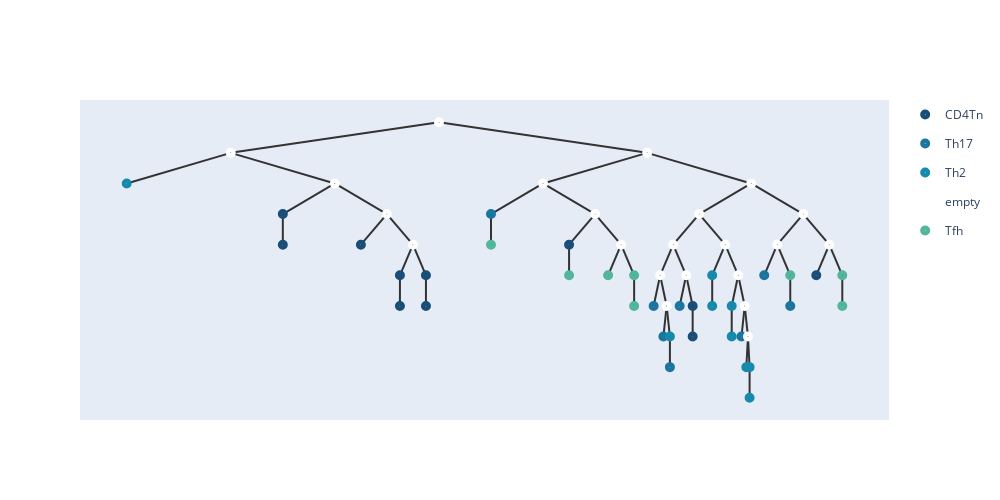

Notebook code for this chart:
### Code cell
temp,root = merge_points(similarities,root,nodes1,embeddings,3,2,2,n)
for i in nodes1:
    i.hyper = temp[int(i)]
    i.value =  temp[int(i)]
embeddings = temp.numpy();
add_meta(root,meta_list1,[])
show_tree(root,color=['#184e77','#1a759f','#168aad',"#34a0a4",'#52b69a','#99d98c','#76c893','#99d98c']).show_fig()
remove_meta(root);

### Figure 1 — Plotly figure (JSON) as saved in the notebook; plotly's stock layout.template omitted (floating-point values rounded to 4 significant figures)
{"data": [{"hoverinfo": "text", "hovertext": ["16_CD4Tn", "22_CD4Tn", "25_CD4Tn", "31_CD4Tn", "6_CD4Tn", "9_CD4Tn", "29_CD4Tn", "32_CD4Tn", "34_CD4Tn", "10_CD4Tn", "30_CD4Tn"], "legendgroup": "CD4Tn", "marker": {"color": "#184e77", "size": 10, "symbol": "circle-dot"}, "mode": "markers+text", "name": "CD4Tn", "type": "scatter", "x": [3.812, 3.812, 4.656, 5.078, 5.078, 5.359, 5.359, 6.906, 8.242, 8.242, 9.578], "y": [0.5, -1, -1, -2.5, -4, -2.5, -4, -1, -4, -5.5, -2.5]}, {"hoverinfo": "text", "hovertext": ["5_Th17", "11_Th17", "26_Th17", "18_Th17", "3_Th17", "13_Th17", "21_Th17", "19_Th17"], "legendgroup": "Th17", "marker": {"color": "#1a759f", "size": 10, "symbol": "circle-dot"}, "mode": "markers+text", "name": "Th17", "type": "scatter", "x": [6.062, 7.82, 7.926, 7.996, 8.102, 8.77, 9.016, 9.297], "y": [0.5, -4, -5.5, -7, -4, -5.5, -2.5, -4]}, {"hoverinfo": "text", "hovertext": ["35_Th2", "2_Th2", "4_Th2", "0_Th2", "27_Th2", "24_Th2", "33_Th2", "23_Th2", "12_Th2"], "legendgroup": "Th2", "marker": {"color": "#168aad", "size": 10, "symbol": "circle-dot"}, "mode": "markers+text", "name": "Th2", "type": "scatter", "x": [2.125, 7.996, 8.453, 8.453, 8.664, 8.664, 8.822, 8.857, 8.857], "y": [2, -5.5, -2.5, -4, -4, -5.5, -7, -7, -8.5]}, {"hoverinfo": "text", "hovertext": ["70", "66", "57", "56", "49", "69", "51", "48", "38", "68", "65", "63", "55", "53", "58", "64", "62", "60", "46", "67", "54", "59"], "legendgroup": "empty", "marker": {"color": "#fff", "size": 10, "symbol": "circle-dot"}, "mode": "markers+text", "name": "empty", "type": "scatter", "x": [5.5, 3.25, 4.375, 4.938, 5.219, 7.75, 6.625, 7.188, 7.469, 8.875, 8.312, 8.031, 7.891, 7.961, 8.172, 8.594, 8.734, 8.805, 8.84, 9.438, 9.156, 9.719], "y": [5, 3.5, 2, 0.5, -1, 3.5, 2, 0.5, -1, 2, 0.5, -1, -2.5, -4, -2.5, -1, -2.5, -4, -5.5, 0.5, -1, -1]}, {"hoverinfo": "text", "hovertext": ["1_Tfh", "28_Tfh", "20_Tfh", "14_Tfh", "7_Tfh", "15_Tfh", "8_Tfh", "17_Tfh"], "legendgroup": "Tfh", "marker": {"color": "#52b69a", "size": 10, "symbol": "circle-dot"}, "mode": "markers+text", "name": "Tfh", "type": "scatter", "x": [6.062, 6.906, 7.328, 7.609, 7.609, 9.297, 9.859, 9.859], "y": [-1, -2.5, -2.5, -2.5, -4, -2.5, -2.5, -4]}], "layout": {"height": 500, "shapes": [{"layer": "below", "line": {"color": "#333", "width": 2}, "type": "line", "x0": 5.5, "x1": 5.5, "y0": 5, "y1": 5}, {"layer": "below", "line": {"color": "#333", "width": 2}, "type": "line", "x0": 5.5, "x1": 3.25, "y0": 5, "y1": 3.5}, {"layer": "below", "line": {"color": "#333", "width": 2}, "type": "line", "x0": 3.25, "x1": 2.125, "y0": 3.5, "y1": 2}, {"layer": "below", "line": {"color": "#333", "width": 2}, "type": "line", "x0": 3.25, "x1": 4.375, "y0": 3.5, "y1": 2}, {"layer": "below", "line": {"color": "#333", "width": 2}, "type": "line", "x0": 4.375, "x1": 3.812, "y0": 2, "y1": 0.5}, {"layer": "below", "line": {"color": "#333", "width": 2}, "type": "line", "x0": 3.812, "x1": 3.812, "y0": 0.5, "y1": -1}, {"layer": "below", "line": {"color": "#333", "width": 2}, "type": "line", "x0": 4.375, "x1": 4.938, "y0": 2, "y1": 0.5}, {"layer": "below", "line": {"color": "#333", "width": 2}, "type": "line", "x0": 4.938, "x1": 4.656, "y0": 0.5, "y1": -1}, {"layer": "below", "line": {"color": "#333", "width": 2}, "type": "line", "x0": 4.938, "x1": 5.219, "y0": 0.5, "y1": -1}, {"layer": "below", "line": {"color": "#333", "width": 2}, "type": "line", "x0": 5.219, "x1": 5.078, "y0": -1, "y1": -2.5}, {"layer": "below", "line": {"color": "#333", "width": 2}, "type": "line", "x0": 5.078, "x1": 5.078, "y0": -2.5, "y1": -4}, {"layer": "below", "line": {"color": "#333", "width": 2}, "type": "line", "x0": 5.219, "x1": 5.359, "y0": -1, "y1": -2.5}, {"layer": "below", "line": {"color": "#333", "width": 2}, "type": "line", "x0": 5.359, "x1": 5.359, "y0": -2.5, "y1": -4}, {"layer": "below", "line": {"color": "#333", "width": 2}, "type": "line", "x0": 5.5, "x1": 7.75, "y0": 5, "y1": 3.5}, {"layer": "below", "line": {"color": "#333", "width": 2}, "type": "line", "x0": 7.75, "x1": 6.625, "y0": 3.5, "y1": 2}, {"layer": "below", "line": {"color": "#333", "width": 2}, "type": "line", "x0": 6.625, "x1": 6.062, "y0": 2, "y1": 0.5}, {"layer": "below", "line": {"color": "#333", "width": 2}, "type": "line", "x0": 6.062, "x1": 6.062, "y0": 0.5, "y1": -1}, {"layer": "below", "line": {"color": "#333", "width": 2}, "type": "line", "x0": 6.625, "x1": 7.188, "y0": 2, "y1": 0.5}, {"layer": "below", "line": {"color": "#333", "width": 2}, "type": "line", "x0": 7.188, "x1": 6.906, "y0": 0.5, "y1": -1}, {"layer": "below", "line": {"color": "#333", "width": 2}, "type": "line", "x0": 6.906, "x1": 6.906, "y0": -1, "y1": -2.5}, {"layer": "below", "line": {"color": "#333", "width": 2}, "type": "line", "x0": 7.188, "x1": 7.469, "y0": 0.5, "y1": -1}, {"layer": "below", "line": {"color": "#333", "width": 2}, "type": "line", "x0": 7.469, "x1": 7.328, "y0": -1, "y1": -2.5}, {"layer": "below", "line": {"color": "#333", "width": 2}, "type": "line", "x0": 7.469, "x1": 7.609, "y0": -1, "y1": -2.5}, {"layer": "below", "line": {"color": "#333", "width": 2}, "type": "line", "x0": 7.609, "x1": 7.609, "y0": -2.5, "y1": -4}, {"layer": "below", "line": {"color": "#333", "width": 2}, "type": "line", "x0": 7.75, "x1": 8.875, "y0": 3.5, "y1": 2}, {"layer": "below", "line": {"color": "#333", "width": 2}, "type": "line", "x0": 8.875, "x1": 8.312, "y0": 2, "y1": 0.5}, {"layer": "below", "line": {"color": "#333", "width": 2}, "type": "line", "x0": 8.312, "x1": 8.031, "y0": 0.5, "y1": -1}, {"layer": "below", "line": {"color": "#333", "width": 2}, "type": "line", "x0": 8.031, "x1": 7.891, "y0": -1, "y1": -2.5}, {"layer": "below", "line": {"color": "#333", "width": 2}, "type": "line", "x0": 7.891, "x1": 7.82, "y0": -2.5, "y1": -4}, {"layer": "below", "line": {"color": "#333", "width": 2}, "type": "line", "x0": 7.891, "x1": 7.961, "y0": -2.5, "y1": -4}, {"layer": "below", "line": {"color": "#333", "width": 2}, "type": "line", "x0": 7.961, "x1": 7.926, "y0": -4, "y1": -5.5}, {"layer": "below", "line": {"color": "#333", "width": 2}, "type": "line", "x0": 7.961, "x1": 7.996, "y0": -4, "y1": -5.5}, {"layer": "below", "line": {"color": "#333", "width": 2}, "type": "line", "x0": 7.996, "x1": 7.996, "y0": -5.5, "y1": -7}, {"layer": "below", "line": {"color": "#333", "width": 2}, "type": "line", "x0": 8.031, "x1": 8.172, "y0": -1, "y1": -2.5}, {"layer": "below", "line": {"color": "#333", "width": 2}, "type": "line", "x0": 8.172, "x1": 8.102, "y0": -2.5, "y1": -4}, {"layer": "below", "line": {"color": "#333", "width": 2}, "type": "line", "x0": 8.172, "x1": 8.242, "y0": -2.5, "y1": -4}, {"layer": "below", "line": {"color": "#333", "width": 2}, "type": "line", "x0": 8.242, "x1": 8.242, "y0": -4, "y1": -5.5}, {"layer": "below", "line": {"color": "#333", "width": 2}, "type": "line", "x0": 8.312, "x1": 8.594, "y0": 0.5, "y1": -1}, {"layer": "below", "line": {"color": "#333", "width": 2}, "type": "line", "x0": 8.594, "x1": 8.453, "y0": -1, "y1": -2.5}, {"layer": "below", "line": {"color": "#333", "width": 2}, "type": "line", "x0": 8.453, "x1": 8.453, "y0": -2.5, "y1": -4}, {"layer": "below", "line": {"color": "#333", "width": 2}, "type": "line", "x0": 8.594, "x1": 8.734, "y0": -1, "y1": -2.5}, {"layer": "below", "line": {"color": "#333", "width": 2}, "type": "line", "x0": 8.734, "x1": 8.664, "y0": -2.5, "y1": -4}, {"layer": "below", "line": {"color": "#333", "width": 2}, "type": "line", "x0": 8.664, "x1": 8.664, "y0": -4, "y1": -5.5}, {"layer": "below", "line": {"color": "#333", "width": 2}, "type": "line", "x0": 8.734, "x1": 8.805, "y0": -2.5, "y1": -4}, {"layer": "below", "line": {"color": "#333", "width": 2}, "type": "line", "x0": 8.805, "x1": 8.77, "y0": -4, "y1": -5.5}, {"layer": "below", "line": {"color": "#333", "width": 2}, "type": "line", "x0": 8.805, "x1": 8.84, "y0": -4, "y1": -5.5}, {"layer": "below", "line": {"color": "#333", "width": 2}, "type": "line", "x0": 8.84, "x1": 8.822, "y0": -5.5, "y1": -7}, {"layer": "below", "line": {"color": "#333", "width": 2}, "type": "line", "x0": 8.84, "x1": 8.857, "y0": -5.5, "y1": -7}, {"layer": "below", "line": {"color": "#333", "width": 2}, "type": "line", "x0": 8.857, "x1": 8.857, "y0": -7, "y1": -8.5}, {"layer": "below", "line": {"color": "#333", "width": 2}, "type": "line", "x0": 8.875, "x1": 9.438, "y0": 2, "y1": 0.5}, {"layer": "below", "line": {"color": "#333", "width": 2}, "type": "line", "x0": 9.438, "x1": 9.156, "y0": 0.5, "y1": -1}, {"layer": "below", "line": {"color": "#333", "width": 2}, "type": "line", "x0": 9.156, "x1": 9.016, "y0": -1, "y1": -2.5}, {"layer": "below", "line": {"color": "#333", "width": 2}, "type": "line", "x0": 9.156, "x1": 9.297, "y0": -1, "y1": -2.5}, {"layer": "below", "line": {"color": "#333", "width": 2}, "type": "line", "x0": 9.297, "x1": 9.297, "y0": -2.5, "y1": -4}, {"layer": "below", "line": {"color": "#333", "width": 2}, "type": "line", "x0": 9.438, "x1": 9.719, "y0": 0.5, "y1": -1}, {"layer": "below", "line": {"color": "#333", "width": 2}, "type": "line", "x0": 9.719, "x1": 9.578, "y0": -1, "y1": -2.5}, {"layer": "below", "line": {"color": "#333", "width": 2}, "type": "line", "x0": 9.719, "x1": 9.859, "y0": -1, "y1": -2.5}, {"layer": "below", "line": {"color": "#333", "width": 2}, "type": "line", "x0": 9.859, "x1": 9.859, "y0": -2.5, "y1": -4}], "width": 1000, "xaxis": {"showgrid": false, "showline": false, "showticklabels": false, "zeroline": false}, "yaxis": {"showgrid": false, "showline": false, "showticklabels": false, "zeroline": false}}}
